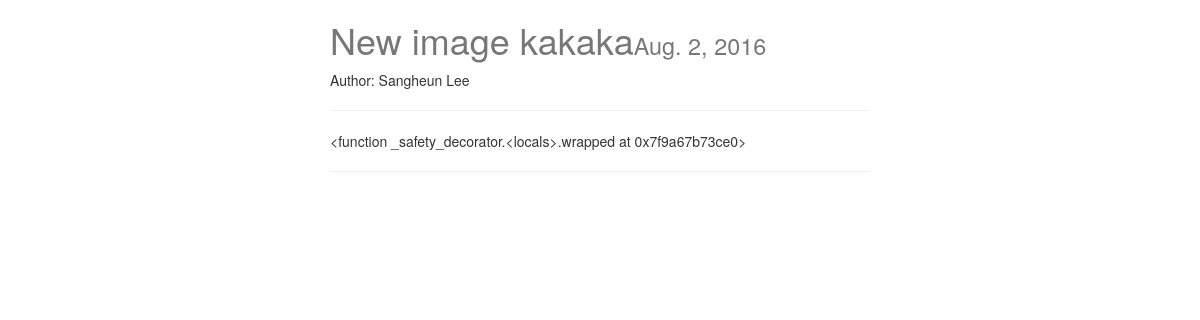
The page /posts/new-image/ on the database its author committed.
### posts/models.py (models this page shows, shortened)
class Post(models.Model):
    user = models.ForeignKey(settings.AUTH_USER_MODEL, default=1)
    title = models.CharField(max_length=120)
    slug = models.SlugField(unique=True)
    image = models.ImageField(upload_to=upload_location,
        null=True,
        blank=True,
        height_field="height_field",
        width_field="width_field")
    height_field = models.IntegerField(default=0)
    width_field = models.IntegerField(default=0)
    content = models.TextField()
    draft = models.BooleanField(default=False)
    publish = models.DateField(auto_now=False, auto_now_add=False)
    updated = models.DateTimeField(auto_now=True, auto_now_add=False)
    timestamp = models.DateTimeField(auto_now=False, auto_now_add=True)
    objects = PostManager()
    class Meta:
        ordering = ["-timestamp", "-updated"]
    def get_markdown(self):
        content = self.content
        markdown_text = markdown(content)
        return mark_safe(markdown_text)

### posts/views.py (the view)
# urls.py: url(r'^(?P<slug>[\w-]+)/$', post_detail, name='detail'),
def post_detail(request, slug):
    today = timezone.now().date()
    instance = get_object_or_404(Post, slug=slug)
    if instance.publish > timezone.now().date() or instance.draft:
        if not request.user.is_staff or not request.user.is_superuser:
            raise Http404
    share_string = quote_plus(instance.content)
    context = {
        "title":instance.title,
        "instance": instance,
        "share_string": share_string,
        "today":today,
    }
    return render(request, 'post_detail.html', context )

### posts/templatetags/urlify.py (called while the page is built)
@register.filter
def urlify(value):
    return quote_plus(value)

### templates/post_detail.html (shortened to what this page needs)
{% extends "base.html" %}
{% load urlify %}
{% block content %}
<div class="col-sm-6 col-sm-offset-3">
    <h1>{{ title }}<small>{{instance.publish}}</small></h1>
    {% if instance.user.get_full_name %}
    <p>Author: {{ instance.user.get_full_name }}</p>
    {% endif %}
    <hr />
<div class="row">
<div class="col-sm-12">
    <div class="post-detail-item"> {{instance.get_markdown}}
    </div>
    <hr />
</div>
</div>
{% endblock content %}

### static/css/base.css (style rules this page uses)
h1 { color: #777777; }

### rows shown on the page
Post: title "New image kakaka", publish "Aug. 2, 2016", user.get_full_name "Sangheun Lee", get_markdown "<function _safety_decorator.<locals>.wrapped at 0x7f9a67b73ce0>"
